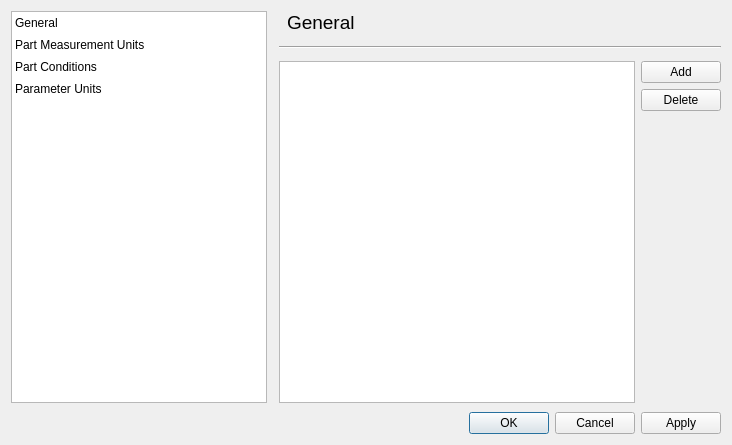
<?xml version="1.0" encoding="UTF-8"?>
<ui version="4.0">
 <class>OptionsDialog</class>
 <widget class="QDialog" name="OptionsDialog">
  <property name="geometry">
   <rect>
    <x>0</x>
    <y>0</y>
    <width>732</width>
    <height>445</height>
   </rect>
  </property>
  <property name="windowTitle">
   <string>Options</string>
  </property>
  <property name="windowIcon">
   <iconset resource="resources.qrc">
    <normaloff>:/largeIcons/options_general</normaloff>:/largeIcons/options_general</iconset>
  </property>
  <layout class="QVBoxLayout" name="verticalLayout_3">
   <property name="spacing">
    <number>9</number>
   </property>
   <item>
    <layout class="QHBoxLayout" name="horizontalLayout_2">
     <property name="spacing">
      <number>12</number>
     </property>
     <item>
      <widget class="QListWidget" name="pageSelectionWidget">
       <property name="sizePolicy">
        <sizepolicy hsizetype="Minimum" vsizetype="Expanding">
         <horstretch>0</horstretch>
         <verstretch>0</verstretch>
        </sizepolicy>
       </property>
       <property name="styleSheet">
        <string notr="true">QListView::item {
  margin: 4px;
}</string>
       </property>
       <property name="editTriggers">
        <set>QAbstractItemView::NoEditTriggers</set>
       </property>
       <property name="alternatingRowColors">
        <bool>false</bool>
       </property>
       <property name="selectionBehavior">
        <enum>QAbstractItemView::SelectRows</enum>
       </property>
       <property name="iconSize">
        <size>
         <width>32</width>
         <height>32</height>
        </size>
       </property>
       <property name="spacing">
        <number>0</number>
       </property>
       <property name="uniformItemSizes">
        <bool>true</bool>
       </property>
       <property name="currentRow">
        <number>-1</number>
       </property>
       <item>
        <property name="text">
         <string>General</string>
        </property>
        <property name="icon">
         <iconset>
          <normalon>:/largeIcons/options_general</normalon>
         </iconset>
        </property>
       </item>
       <item>
        <property name="text">
         <string>Part Measurement Units</string>
        </property>
        <property name="icon">
         <iconset>
          <normalon>:/largeIcons/options_units</normalon>
         </iconset>
        </property>
       </item>
       <item>
        <property name="text">
         <string>Part Conditions</string>
        </property>
        <property name="icon">
         <iconset>
          <normalon>:/largeIcons/options_condition</normalon>
         </iconset>
        </property>
       </item>
       <item>
        <property name="text">
         <string>Parameter Units</string>
        </property>
        <property name="icon">
         <iconset>
          <normalon>:/largeIcons/options_param_units</normalon>
         </iconset>
        </property>
       </item>
      </widget>
     </item>
     <item>
      <layout class="QVBoxLayout" name="verticalLayout">
       <item>
        <widget class="QLabel" name="pageTitleLabel">
         <property name="sizePolicy">
          <sizepolicy hsizetype="Expanding" vsizetype="Preferred">
           <horstretch>0</horstretch>
           <verstretch>0</verstretch>
          </sizepolicy>
         </property>
         <property name="font">
          <font>
           <pointsize>14</pointsize>
           <weight>50</weight>
           <bold>false</bold>
          </font>
         </property>
         <property name="autoFillBackground">
          <bool>false</bool>
         </property>
         <property name="text">
          <string>General</string>
         </property>
         <property name="indent">
          <number>8</number>
         </property>
        </widget>
       </item>
       <item>
        <widget class="Line" name="line">
         <property name="orientation">
          <enum>Qt::Horizontal</enum>
         </property>
        </widget>
       </item>
       <item>
        <widget class="QStackedWidget" name="stackedWidget">
         <property name="currentIndex">
          <number>3</number>
         </property>
         <widget class="QWidget" name="generalPage">
          <layout class="QVBoxLayout" name="verticalLayout_4">
           <property name="leftMargin">
            <number>0</number>
           </property>
           <property name="topMargin">
            <number>0</number>
           </property>
           <property name="rightMargin">
            <number>0</number>
           </property>
           <property name="bottomMargin">
            <number>0</number>
           </property>
           <item>
            <widget class="QGroupBox" name="groupBox">
             <property name="title">
              <string>Currency format</string>
             </property>
             <layout class="QFormLayout" name="formLayout">
              <property name="fieldGrowthPolicy">
               <enum>QFormLayout::ExpandingFieldsGrow</enum>
              </property>
              <item row="1" column="0">
               <widget class="QLabel" name="label">
                <property name="text">
                 <string>Symbol:</string>
                </property>
               </widget>
              </item>
              <item row="1" column="1">
               <widget class="QLineEdit" name="currencySymbolLineEdit">
                <property name="sizePolicy">
                 <sizepolicy hsizetype="Minimum" vsizetype="Fixed">
                  <horstretch>0</horstretch>
                  <verstretch>0</verstretch>
                 </sizepolicy>
                </property>
                <property name="maxLength">
                 <number>16</number>
                </property>
               </widget>
              </item>
              <item row="4" column="0">
               <widget class="QLabel" name="label_2">
                <property name="text">
                 <string>Position:</string>
                </property>
               </widget>
              </item>
              <item row="4" column="1">
               <widget class="QRadioButton" name="currencySymbBeforeRadio">
                <property name="text">
                 <string>Before</string>
                </property>
               </widget>
              </item>
              <item row="5" column="1">
               <widget class="QRadioButton" name="currencySymbAfterRadio">
                <property name="text">
                 <string>After</string>
                </property>
               </widget>
              </item>
             </layout>
            </widget>
           </item>
           <item>
            <spacer name="verticalSpacer_2">
             <property name="orientation">
              <enum>Qt::Vertical</enum>
             </property>
             <property name="sizeHint" stdset="0">
              <size>
               <width>20</width>
               <height>167</height>
              </size>
             </property>
            </spacer>
           </item>
          </layout>
         </widget>
         <widget class="QWidget" name="unitsPage">
          <layout class="QHBoxLayout" name="horizontalLayout">
           <property name="leftMargin">
            <number>0</number>
           </property>
           <property name="topMargin">
            <number>0</number>
           </property>
           <property name="rightMargin">
            <number>0</number>
           </property>
           <property name="bottomMargin">
            <number>0</number>
           </property>
           <item>
            <widget class="QTableView" name="partUnitsTableView">
             <property name="selectionMode">
              <enum>QAbstractItemView::SingleSelection</enum>
             </property>
             <property name="selectionBehavior">
              <enum>QAbstractItemView::SelectRows</enum>
             </property>
             <attribute name="horizontalHeaderStretchLastSection">
              <bool>true</bool>
             </attribute>
             <attribute name="verticalHeaderVisible">
              <bool>false</bool>
             </attribute>
            </widget>
           </item>
           <item>
            <layout class="QVBoxLayout" name="verticalLayout_2">
             <item>
              <widget class="QPushButton" name="addUnitButton">
               <property name="text">
                <string>Add</string>
               </property>
              </widget>
             </item>
             <item>
              <widget class="QPushButton" name="deleteUnitButton">
               <property name="text">
                <string>Delete</string>
               </property>
              </widget>
             </item>
             <item>
              <widget class="QPushButton" name="makeUnitDefaultButton">
               <property name="text">
                <string>Make Default</string>
               </property>
              </widget>
             </item>
             <item>
              <spacer name="verticalSpacer">
               <property name="orientation">
                <enum>Qt::Vertical</enum>
               </property>
               <property name="sizeHint" stdset="0">
                <size>
                 <width>20</width>
                 <height>40</height>
                </size>
               </property>
              </spacer>
             </item>
            </layout>
           </item>
          </layout>
         </widget>
         <widget class="QWidget" name="partConditionPage">
          <layout class="QHBoxLayout" name="horizontalLayout_4">
           <property name="leftMargin">
            <number>0</number>
           </property>
           <property name="topMargin">
            <number>0</number>
           </property>
           <property name="rightMargin">
            <number>0</number>
           </property>
           <property name="bottomMargin">
            <number>0</number>
           </property>
           <item>
            <widget class="QTableView" name="partConditionTableView">
             <property name="selectionMode">
              <enum>QAbstractItemView::SingleSelection</enum>
             </property>
             <property name="selectionBehavior">
              <enum>QAbstractItemView::SelectRows</enum>
             </property>
             <attribute name="horizontalHeaderStretchLastSection">
              <bool>true</bool>
             </attribute>
             <attribute name="verticalHeaderVisible">
              <bool>false</bool>
             </attribute>
            </widget>
           </item>
           <item>
            <layout class="QVBoxLayout" name="verticalLayout_6">
             <item>
              <widget class="QPushButton" name="addConditionButton">
               <property name="text">
                <string>Add</string>
               </property>
              </widget>
             </item>
             <item>
              <widget class="QPushButton" name="deleteConditionButton">
               <property name="text">
                <string>Delete</string>
               </property>
              </widget>
             </item>
             <item>
              <widget class="QPushButton" name="makeConditionDefaultButton">
               <property name="text">
                <string>Make Default</string>
               </property>
              </widget>
             </item>
             <item>
              <spacer name="verticalSpacer_4">
               <property name="orientation">
                <enum>Qt::Vertical</enum>
               </property>
               <property name="sizeHint" stdset="0">
                <size>
                 <width>20</width>
                 <height>40</height>
                </size>
               </property>
              </spacer>
             </item>
            </layout>
           </item>
          </layout>
         </widget>
         <widget class="QWidget" name="paramUnitsPage">
          <layout class="QHBoxLayout" name="horizontalLayout_3">
           <property name="leftMargin">
            <number>0</number>
           </property>
           <property name="topMargin">
            <number>0</number>
           </property>
           <property name="rightMargin">
            <number>0</number>
           </property>
           <property name="bottomMargin">
            <number>0</number>
           </property>
           <item>
            <widget class="QTableView" name="paramUnitsTableView">
             <property name="selectionMode">
              <enum>QAbstractItemView::SingleSelection</enum>
             </property>
             <property name="selectionBehavior">
              <enum>QAbstractItemView::SelectRows</enum>
             </property>
             <attribute name="horizontalHeaderStretchLastSection">
              <bool>true</bool>
             </attribute>
             <attribute name="verticalHeaderVisible">
              <bool>false</bool>
             </attribute>
            </widget>
           </item>
           <item>
            <layout class="QVBoxLayout" name="verticalLayout_5">
             <item>
              <widget class="QPushButton" name="addParamUnitButton">
               <property name="text">
                <string>Add</string>
               </property>
              </widget>
             </item>
             <item>
              <widget class="QPushButton" name="deleteParamUnitButton">
               <property name="text">
                <string>Delete</string>
               </property>
              </widget>
             </item>
             <item>
              <spacer name="verticalSpacer_3">
               <property name="orientation">
                <enum>Qt::Vertical</enum>
               </property>
               <property name="sizeHint" stdset="0">
                <size>
                 <width>20</width>
                 <height>40</height>
                </size>
               </property>
              </spacer>
             </item>
            </layout>
           </item>
          </layout>
         </widget>
        </widget>
       </item>
      </layout>
     </item>
    </layout>
   </item>
   <item>
    <widget class="QDialogButtonBox" name="buttonBox">
     <property name="orientation">
      <enum>Qt::Horizontal</enum>
     </property>
     <property name="standardButtons">
      <set>QDialogButtonBox::Apply|QDialogButtonBox::Cancel|QDialogButtonBox::Ok</set>
     </property>
    </widget>
   </item>
  </layout>
 </widget>
 <resources>
  <include location="resources.qrc"/>
 </resources>
 <connections>
  <connection>
   <sender>buttonBox</sender>
   <signal>accepted()</signal>
   <receiver>OptionsDialog</receiver>
   <slot>accept()</slot>
   <hints>
    <hint type="sourcelabel">
     <x>257</x>
     <y>435</y>
    </hint>
    <hint type="destinationlabel">
     <x>157</x>
     <y>274</y>
    </hint>
   </hints>
  </connection>
  <connection>
   <sender>buttonBox</sender>
   <signal>rejected()</signal>
   <receiver>OptionsDialog</receiver>
   <slot>reject()</slot>
   <hints>
    <hint type="sourcelabel">
     <x>325</x>
     <y>435</y>
    </hint>
    <hint type="destinationlabel">
     <x>286</x>
     <y>274</y>
    </hint>
   </hints>
  </connection>
  <connection>
   <sender>pageSelectionWidget</sender>
   <signal>currentRowChanged(int)</signal>
   <receiver>stackedWidget</receiver>
   <slot>setCurrentIndex(int)</slot>
   <hints>
    <hint type="sourcelabel">
     <x>132</x>
     <y>219</y>
    </hint>
    <hint type="destinationlabel">
     <x>666</x>
     <y>56</y>
    </hint>
   </hints>
  </connection>
 </connections>
</ui>
